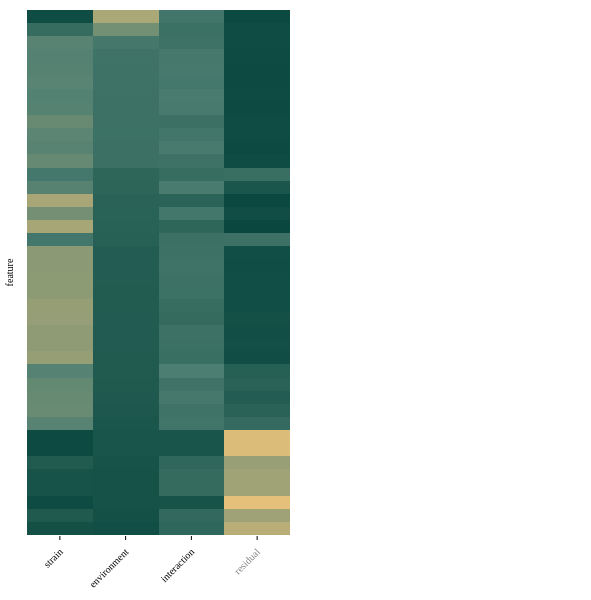

Notebook code for this chart:
### Markdown cell above
## 6 · Predictability arises from structured variance

### A · Variance partitioning
Two-way ANOVA per feature on field-level values (Type II sums of squares; feature ~ strain + environment + strain × environment). The residual is field-to-field variation. Fractions are η².

### Code cell
variance_df = cvpp.compute_variance_partitioning_by_feature(
    training_data=training_data_finite,
    training_feature_labels=training_feature_labels,
    condition_order=EXP_CONDITIONS,
    n_wells=N_WELLS,
    n_fovs=N_FOVS,
    dead_ids=dead_ids,
)
variance_df["mean_ridge_r2"] = variance_df["feature"].map(
    dict(zip(training_feature_labels, np.nanmean(recal_results["ridge"]["r2_per_feature"], axis=0))))

fig, ax, vp_plot_df, var_pfig = cvpp.plot_variance_partitioning_heatmap(
    variance_df,
    orientation="horizontal",
    sort_features=True,
    sort_by="environment",
    show_title=False,
    figsize=(3, 6),
    xtick_colors=["black", "black", "black", "grey"],
    cbar_shrink=1,
    cbar_aspect=40,
    save=True,
    cmap="apc:verde",
    backend="both",
    hover_fields=["feature", "component", "value"],
    plotly_show_xticklabels=True,
    plotly_show_yticklabels=False,
    plotly_cbar=False,
)
save_table(variance_df, "variance_partitioning.csv", index=False)

### Figure 1 — Plotly figure (JSON) as saved in the notebook; plotly's stock layout.template omitted (floating-point values rounded to 4 significant figures; data arrays with more than 128 entries replaced by an {"elided": "..."} marker saying what was removed)
{"data": [{"colorbar": {"len": 1, "outlinewidth": 0, "thickness": 15, "tickfont": {"size": 10}}, "colorscale": [[0, "#09473e"], [0.01587, "#0c4940"], [0.03175, "#0f4c43"], [0.04762, "#124e45"], [0.06349, "#155147"], [0.07937, "#185349"], [0.09524, "#1b564c"], [0.1111, "#1e584e"], [0.127, "#215b50"], [0.1429, "#245d53"], [0.1587, "#276055"], [0.1746, "#2a6257"], [0.1905, "#2d6559"], [0.2063, "#30675c"], [0.2222, "#33695e"], [0.2381, "#366c60"], [0.254, "#3a6f63"], [0.2698, "#3d7165"], [0.2857, "#407468"], [0.3016, "#43766a"], [0.3175, "#46796c"], [0.3333, "#497b6f"], [0.3492, "#4c7e71"], [0.3651, "#508072"], [0.381, "#568272"], [0.3968, "#5b8473"], [0.4127, "#608773"], [0.4286, "#658973"], [0.4444, "#6a8b73"], [0.4603, "#6f8d74"], [0.4762, "#748f74"], [0.4921, "#799274"], [0.5079, "#7f9474"], [0.5238, "#849775"], [0.5397, "#899975"], [0.5556, "#8e9b75"], [0.5714, "#939d76"], [0.5873, "#989f76"], [0.6032, "#9da176"], [0.619, "#a2a476"], [0.6349, "#a7a677"], [0.6508, "#aca877"], [0.6667, "#b1aa77"], [0.6825, "#b6ac77"], [0.6984, "#bbaf78"], [0.7143, "#c0b178"], [0.7302, "#c5b378"], [0.746, "#cab578"], [0.7619, "#d1b879"], [0.7778, "#d6ba79"], [0.7937, "#dbbc79"], [0.8095, "#e0be79"], [0.8254, "#e5c17a"], [0.8413, "#eac37a"], [0.8571, "#efc57a"], [0.873, "#f4c77a"], [0.8889, "#f9c97b"], [0.9048, "#fecc7b"], [0.9206, "#ffcf87"], [0.9365, "#ffd397"], [0.9524, "#ffd7a6"], [0.9683, "#ffdbb5"], [0.9841, "#ffdfc5"], [1, "#ffe3d4"]], "customdata": {"elided": "40x4x3 mixed values"}, "hoverongaps": false, "hovertemplate": "Feature: %{customdata[0]}<br>Component: %{customdata[1]}<br>Fraction of variance: %{customdata[2]:.3f}<extra></extra>", "showscale": false, "type": "heatmap", "x": [0, 1, 2, 3], "y": [0, 1, 2, 3, 4, 5, 6, 7, 8, 9, 10, 11, 12, 13, 14, 15, 16, 17, 18, 19, 20, 21, 22, 23, 24, 25, 26, 27, 28, 29, 30, 31, 32, 33, 34, 35, 36, 37, 38, 39], "z": {"elided": "40x4 float values"}, "zmax": 1, "zmin": 0}], "layout": {"font": {"color": "#000000", "size": 10}, "height": 600, "hoverlabel": {"align": "left", "font": {"size": 11}}, "margin": {"b": 10, "l": 10, "r": 301, "t": 10}, "paper_bgcolor": "white", "plot_bgcolor": "white", "title": {}, "width": 591, "xaxis": {"automargin": true, "color": "#000000", "range": [-0.5, 3.5], "showgrid": false, "showline": false, "showticklabels": true, "tickangle": -45, "tickcolor": "#000000", "tickfont": {"size": 10}, "ticklen": 4, "tickmode": "array", "ticks": "outside", "ticktext": ["<span style='color:#000000'>strain</span>", "<span style='color:#000000'>environment</span>", "<span style='color:#000000'>interaction</span>", "<span style='color:#808080'>residual</span>"], "tickvals": [0, 1, 2, 3], "title": {"font": {"size": 10}}, "zeroline": false}, "yaxis": {"automargin": true, "color": "#000000", "range": [39.5, -0.5], "showgrid": false, "showline": false, "showticklabels": false, "tickangle": 0, "tickcolor": "#000000", "tickfont": {"size": 10}, "ticklen": 4, "tickmode": "array", "ticks": "", "ticktext": ["<span style='color:#000000'>pixel_intensity (bf)</span>", "<span style='color:#000000'>pixel_intensity (cy5)</span>", "<span style='color:#000000'>perimeter (bf)</span>", "<span style='color:#000000'>inertia_tensor-0-0 (bf)</span>", "<span style='color:#000000'>area_convex (bf)</span>", "<span style='color:#000000'>inertia_tensor_eigvals-1 (bf)</span>", "<span style='color:#000000'>inertia_tensor_eigvals-0 (bf)</span>", "<span style='color:#000000'>inertia_tensor-1-1 (bf)</span>", "<span style='color:#000000'>solidity (bf)</span>", "<span style='color:#000000'>axis_major_length (bf)</span>", "<span style='color:#000000'>area (bf)</span>", "<span style='color:#000000'>axis_minor_length (bf)</span>", "<span style='color:#000000'>moments_hu-2 (bf)</span>", "<span style='color:#000000'>solidity (cy5)</span>", "<span style='color:#000000'>count (cy5)</span>", "<span style='color:#000000'>eccentricity (bf)</span>", "<span style='color:#000000'>count (bf)</span>", "<span style='color:#000000'>moments_hu-0 (bf)</span>", "<span style='color:#000000'>inertia_tensor-1-1 (cy5)</span>", "<span style='color:#000000'>inertia_tensor_eigvals-0 (cy5)</span>", "<span style='color:#000000'>area_convex (cy5)</span>", "<span style='color:#000000'>area (cy5)</span>", "<span style='color:#000000'>perimeter (cy5)</span>", "<span style='color:#000000'>axis_minor_length (cy5)</span>", "<span style='color:#000000'>inertia_tensor-0-0 (cy5)</span>", "<span style='color:#000000'>inertia_tensor_eigvals-1 (cy5)</span>", "<span style='color:#000000'>axis_major_length (cy5)</span>", "<span style='color:#000000'>moments_hu-2 (cy5)</span>", "<span style='color:#000000'>eccentricity (cy5)</span>", "<span style='color:#000000'>moments_hu-0 (cy5)</span>", "<span style='color:#000000'>moments_hu-1 (cy5)</span>", "<span style='color:#000000'>moments_hu-3 (cy5)</span>", "<span style='color:#000000'>inertia_tensor-0-1 (cy5)</span>", "<span style='color:#000000'>inertia_tensor-1-0 (cy5)</span>", "<span style='color:#000000'>moments_hu-3 (bf)</span>", "<span style='color:#000000'>inertia_tensor-0-1 (bf)</span>", "<span style='color:#000000'>inertia_tensor-1-0 (bf)</span>", "<span style='color:#000000'>orientation (cy5)</span>", "<span style='color:#000000'>moments_hu-1 (bf)</span>", "<span style='color:#000000'>orientation (bf)</span>"], "tickvals": [0, 1, 2, 3, 4, 5, 6, 7, 8, 9, 10, 11, 12, 13, 14, 15, 16, 17, 18, 19, 20, 21, 22, 23, 24, 25, 26, 27, 28, 29, 30, 31, 32, 33, 34, 35, 36, 37, 38, 39], "title": {"font": {"size": 10}, "text": "feature"}, "zeroline": false}}}
